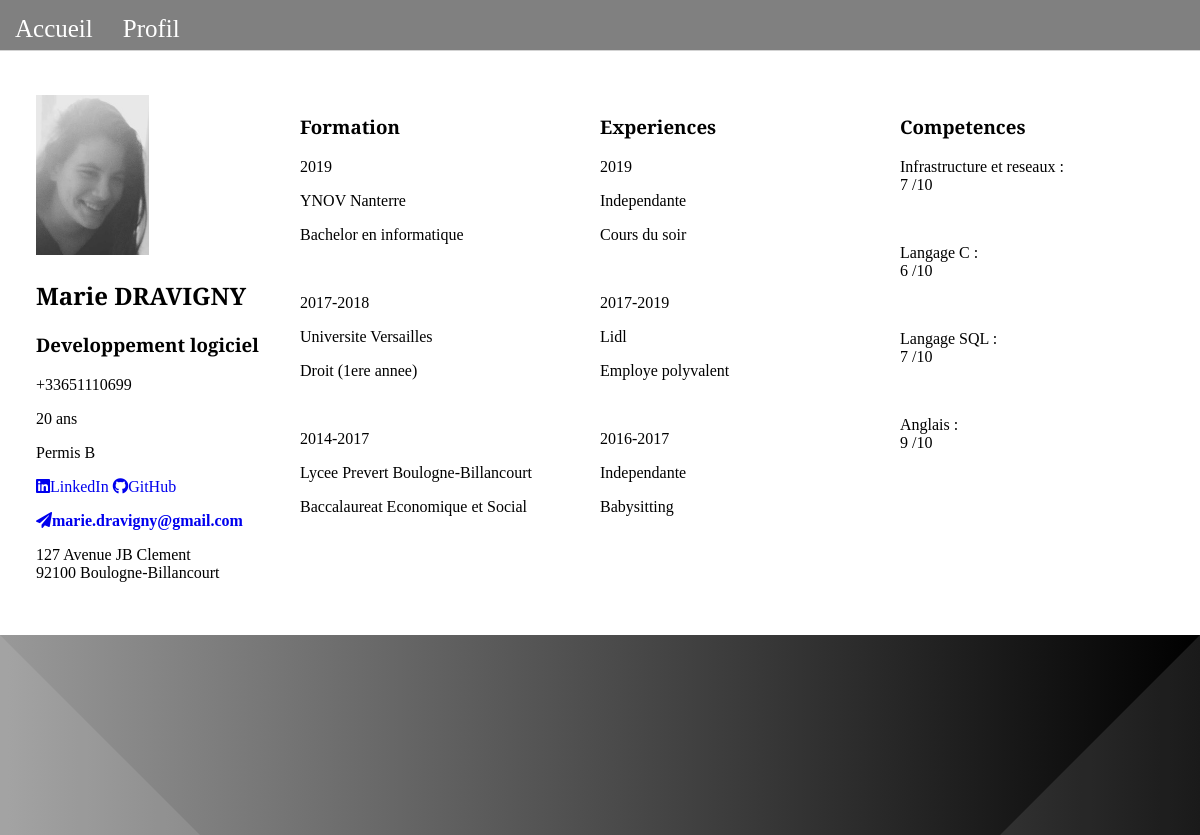
/CV-marie.php, run on the app's committed database.
### tables this page shows
CREATE TABLE IF NOT EXISTS `contact` (
  `ID_Contact` int(6) NOT NULL AUTO_INCREMENT,
  `Mail` varchar(30) NOT NULL,
  `Tel` int(10) NOT NULL,
  `Linkedin` varchar(80) NOT NULL,
  `Github` varchar(80) NOT NULL,
  `No_rue` int(3) NOT NULL,
  `Nom_rue` varchar(50) NOT NULL,
  `Ville` varchar(30) NOT NULL,
  `CodePostal` decimal(5,0) NOT NULL,
  `Departement` varchar(20) NOT NULL,
  `ComplementAdd` varchar(50) DEFAULT NULL,
  `ID_User` int(6) NOT NULL,
  PRIMARY KEY (`ID_Contact`),
  KEY `FK_Contact_IDuser` (`ID_User`)
);

CREATE TABLE IF NOT EXISTS `utilisateur` (
  `ID_User` int(6) NOT NULL AUTO_INCREMENT,
  `Nom` varchar(40) NOT NULL,
  `Prenom` varchar(40) NOT NULL,
  `Age` decimal(2,0) NOT NULL,
  `Date_naissance` date NOT NULL,
  `Permis` varchar(6) NOT NULL,
  `Metier` varchar(40) DEFAULT NULL,
  PRIMARY KEY (`ID_User`)
);

CREATE TABLE IF NOT EXISTS `formation` (
  `ID_formation` int(6) NOT NULL AUTO_INCREMENT,
  `Date_debut` year(4) NOT NULL,
  `Diplome` varchar(40) NOT NULL,
  `Nom_ecole` varchar(40) NOT NULL,
  `Ville_ecole` varchar(20) NOT NULL,
  `CodePostal` decimal(5,0) NOT NULL,
  `Date_fin` year(4) DEFAULT NULL,
  `ID_user` int(6) NOT NULL,
  PRIMARY KEY (`ID_formation`),
  KEY `fk_Formation_IDuser` (`ID_user`)
);

CREATE TABLE IF NOT EXISTS `exp_pro` (
  `ID_xp` int(6) NOT NULL AUTO_INCREMENT,
  `Entreprise` varchar(20) NOT NULL,
  `Date_debut` year(4) NOT NULL,
  `Description` varchar(200) NOT NULL,
  `Poste` varchar(40) NOT NULL,
  `Date_fin` year(4) DEFAULT NULL,
  `ID_user` int(6) NOT NULL,
  PRIMARY KEY (`ID_xp`),
  KEY `FK_expro_ID_User` (`ID_user`)
);

CREATE TABLE IF NOT EXISTS `capacite` (
  `ID_capacite` int(6) NOT NULL AUTO_INCREMENT,
  `Nom_capacite` varchar(40) NOT NULL,
  `Note` decimal(1,0) NOT NULL,
  `ID_User` int(6) NOT NULL,
  PRIMARY KEY (`ID_capacite`),
  KEY `fk_capacite_IDuser` (`ID_User`)
);

### CV-marie.php (the view, shortened to what this page needs)
<?php
    $pdo = new PDO("mysql:host=localhost:3306;dbname=UF_Web", "root", "");
    $pdo->setAttribute(PDO::ATTR_ERRMODE, PDO::ERRMODE_EXCEPTION);?>
<!DOCTYPE html>
<html lang="en">
<head>
    <link rel="stylesheet" href="https://use.fontawesome.com/releases/v5.8.0/css/all.css">
    <link rel="stylesheet" href="Css/CV-marie.css">
</head>
    <body>
        <main>
            <nav>
                <ul>
                    <li>
                        <a href="index.php">Accueil</a>
                    </li>
                    <li>
                        <a href="marie-profil.php">Profil</a>
                    </li>
                </ul>
            </nav>
        <div class="contact">
            <img src="Img/Marie.jpg" alt="Marie DRAVIGNY" height= 28%>
            <?php $sql =  'SELECT Prenom, Nom, Metier, Tel, Age, Permis, Linkedin, Github, Mail, No_rue, Nom_rue, CodePostal, Ville FROM utilisateur, contact WHERE contact.ID_User=utilisateur.ID_User AND utilisateur.ID_User = 3';
                $requete = $pdo->query($sql);
                while($row=$requete->fetch()){
            ?>
            <H2><?php echo $row['0'];?> <?php echo $row['1'];?></H2>
            <h3><?php echo $row['2'];?></h3>
            <p>+33<?php echo $row['3'];?></p>
            <p><?php echo $row['4'];?> ans</p>
            <p>Permis <?php echo $row['5'];?></p>
            <p><a href="<?php echo $row['6'];?>"><i class="fab fa-linkedin">LinkedIn</i></a>
            <a href="<?php echo $row['7'];?>"><i class="fab fa-github">GitHub</i> </a></p>
            <p><a href="<?php echo $row['8'];?>"><i class="fas fa-paper-plane"><?php echo $row['8'];?></i></a> </p>
            <p><?php echo $row['9'];?> <?php echo $row['10'];?> <br><?php echo $row['11'];?> <?php echo $row['12'];}?> </p>
        </div>
        <div class="formation">
            <h3>Formation</h3>
            <?php $sql =  'SELECT Date_debut, Nom_ecole, Ville_ecole, Diplome FROM Formation WHERE ID_formation = 3';
                $requete = $pdo->query($sql);
                while($row=$requete->fetch()){
            ?>
            <p><?php echo $row['0'];?></p>
            <p><?php echo $row['1'];?> <?php echo $row['2'];?></p>
            <p><?php echo $row['3'];}?></p>
            <br>
            <?php $sql =  'SELECT Date_debut, Date_fin, Nom_ecole, Ville_ecole, Diplome FROM Formation WHERE ID_formation = 2';
                $requete = $pdo->query($sql);
                while($row=$requete->fetch()){
            ?>
            <p><?php echo $row['0'];?>-<?php echo $row['1'];?></p>
            <p><?php echo $row['2'];?> <?php echo $row['3'];?></p>
            <p><?php echo $row['4'];}?></p>
            <br>
            <?php $sql =  'SELECT Date_debut, Date_fin, Nom_ecole, Ville_ecole, Diplome FROM Formation WHERE ID_formation = 1';
                $requete = $pdo->query($sql);
                while($row=$requete->fetch()){
            ?>
            <p><?php echo $row['0'];?>-<?php echo $row['1'];?></p>
            <p><?php echo $row['2'];?> <?php echo $row['3'];?></p>
            <p><?php echo $row['4'];}?></p>
        </div>
        <div class="exp">
            <h3>Experiences</h3>
            <?php $sql =  'SELECT Date_debut, Entreprise, Poste FROM exp_pro WHERE ID_xp = 3';
                $requete = $pdo->query($sql);
                while($row=$requete->fetch()){
            ?>
            <p><?php echo $row['0'];?></p>
            <p><?php echo $row['1'];?></p>
            <p><?php echo $row['2'];}?></p>
            <br>
            <?php $sql =  'SELECT Date_debut, Date_fin, Entreprise, Poste FROM exp_pro WHERE ID_xp = 2';
                $requete = $pdo->query($sql);
                while($row=$requete->fetch()){
            ?>
            <p><?php echo $row['0'];?>-<?php echo $row['1'];?></p>
            <p><?php echo $row['2'];?></p>
            <p><?php echo $row['3'];}?></p>
            <br>
            <?php $sql =  'SELECT Date_debut, Date_fin, Entreprise, Poste FROM exp_pro WHERE ID_xp = 1';
                $requete = $pdo->query($sql);
                while($row=$requete->fetch()){
            ?>
            <p><?php echo $row['0'];?>-<?php echo $row['1'];?></p>
            <p><?php echo $row['2'];?></p>
            <p><?php echo $row['3'];}?></p>
        </div>
        <div class="comp">
            <h3>Competences</h3>
            <?php $sql =  'SELECT Nom_capacite, Note FROM capacite WHERE ID_capacite = 1';
                $requete = $pdo->query($sql);
                while($row=$requete->fetch()){?>
                <p id="s4"><?php echo $row['0'];?> : <br> <?php echo $row['1'];}?> /10</p> <br>
                <?php $sql =  'SELECT Nom_capacite, Note FROM capacite WHERE ID_capacite = 2';
                $requete = $pdo->query($sql);
                while($row=$requete->fetch()){?>
                <p id="s5"><?php echo $row['0'];?> : <br> <?php echo $row['1'];}?> /10</p> <br>
                <?php $sql =  'SELECT Nom_capacite, Note FROM capacite WHERE ID_capacite = 3';
                $requete = $pdo->query($sql);
                while($row=$requete->fetch()){?>
                <p id="s6"><?php echo $row['0'];?> : <br> <?php echo $row['1'];}?> /10</p> <br>
                <?php $sql =  'SELECT Nom_capacite, Note FROM capacite WHERE ID_capacite = 4';
                $requete = $pdo->query($sql);
                while($row=$requete->fetch()){?>
                <p id="s7"><?php echo $row['0'];?> : <br> <?php echo $row['1'];}?> /10</p>
            <br>
        </div>
        </main>
        <footer>
        </footer>
</body>

### Css/CV-marie.css (style rules this page uses)
body { margin: 0; padding: 0; font-family: 'Libre Baskerville', serif; height: auto; }
main { width: 100%; height: 79.4vh; display: flex; flex-wrap: wrap; overflow: hidden; position: relative; }
nav ul { position: fixed; display: inline-flex; list-style-type: none; margin: 0; padding: 0; width: 100%; border-bottom: lightgray 1px solid; background:gray; position: fixed; height: 6%; z-index: 8; }
nav ul li a { font-size: 25px; display: block; text-align: center; margin: 15px; color: white; text-decoration: none; z-index: 5; }
footer { display: fixed; position:absolute; width: 100%; bottom: 30%; }
.contact { position: relative; height: 90%; top: 15%; width: 25%; left: 3%; }
.formation { position: relative; height: 90%; top: 15%; width: 25%; }
.exp { position: relative; height: 90%; top: 15%; width: 25%; }
.comp { position: relative; height: 90%; top: 15%; width: 15%; }
footer { z-index: 3; bottom: 0px; height: 200PX; padding: 0; margin: 0; background: linear-gradient(90deg, #999, black); position: relative; animation: animate linear 20s infinite; }
footer:before { content: ''; position: absolute; top: 0; left: 0; border-top: 200px solid transparent; border-left: 200px solid #FFF; opacity: 0.1; }
footer:after { content: ''; position: absolute; top: 0; right: 0; border-top: 200px solid transparent; border-right: 200px solid #FFF; opacity: 0.1; }

### data on the page
contact: ID_User.Prenom "Marie", ID_User.Nom "DRAVIGNY", ID_User.Metier "Developpement logiciel", Tel "651110699", ID_User.Age "20", ID_User.Permis "B", Mail "marie.dravigny@gmail.com", No_rue "127", Nom_rue "Avenue JB Clement", CodePostal "92100", Ville "Boulogne-Billancourt"
formation: Date_debut "2019", Nom_ecole "YNOV", Ville_ecole "Nanterre", Diplome "Bachelor en informatique"
formation: Date_debut "2017", Date_fin "2018", Nom_ecole "Universite", Ville_ecole "Versailles", Diplome "Droit (1ere annee)"
formation: Date_debut "2014", Date_fin "2017", Nom_ecole "Lycee Prevert", Ville_ecole "Boulogne-Billancourt", Diplome "Baccalaureat Economique et Social"
exp_pro: Date_debut "2019", Entreprise "Independante", Poste "Cours du soir"
exp_pro: Date_debut "2017", Date_fin "2019", Entreprise "Lidl", Poste "Employe polyvalent"
exp_pro: Date_debut "2016", Date_fin "2017", Entreprise "Independante", Poste "Babysitting"
capacite: Nom_capacite "Infrastructure et reseaux", Note "7"
capacite: Nom_capacite "Langage C", Note "6"
capacite: Nom_capacite "Langage SQL", Note "7"
capacite: Nom_capacite "Anglais", Note "9"
